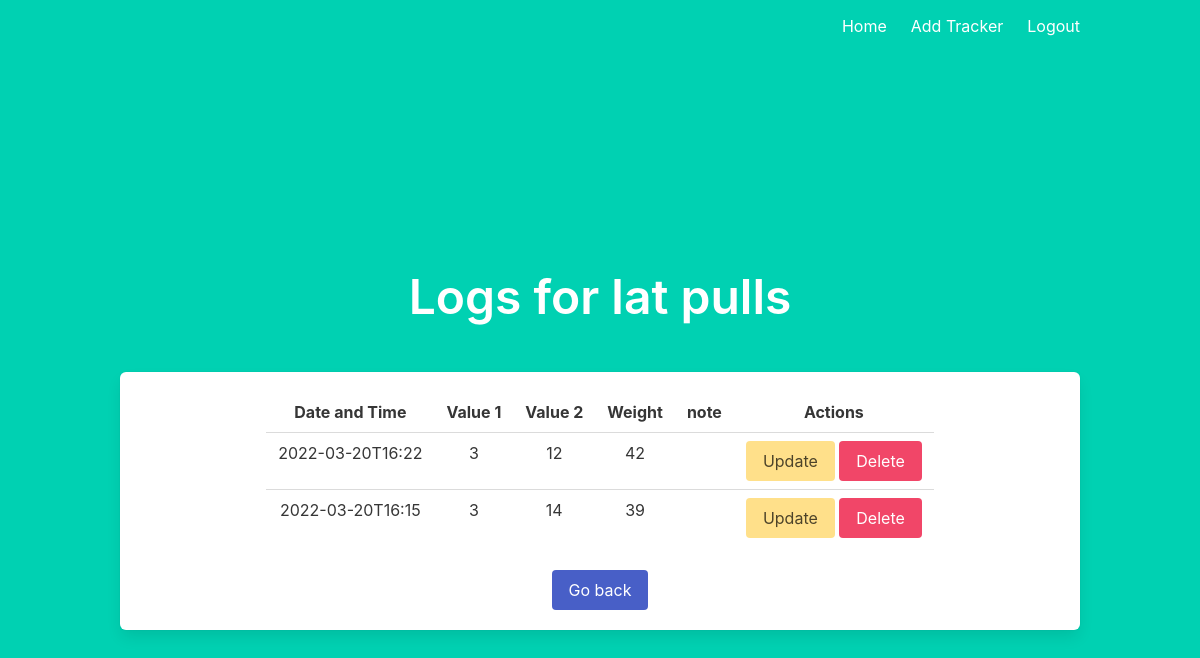
The app's page /view_log/10 (signed in) with its own data.
### main.py (models this page shows)
class tracker(db.Model):
    __tablename__ = 'tracker'
    id = db.Column(db.Integer, primary_key=True,
                   autoincrement=True, nullable=False)
    name = db.Column(db.String, nullable=False)
    option = db.Column(db.String, nullable=False)
    group = db.Column(db.String, nullable=False)
    description = db.Column(db.String)
    u_id = db.Column(db.String, db.ForeignKey(user.id), nullable=False)

class log(db.Model):
    __tablename__ = 'log'
    id = db.Column(db.Integer, primary_key=True,
                   autoincrement=True, nullable=False)
    t_id = db.Column(db.Integer, db.ForeignKey(tracker.id), nullable=False)
    timestamp = db.Column(db.String, nullable=False)
    value_1 = db.Column(db.Integer, nullable=False)
    value_2 = db.Column(db.Integer)
    weight = db.Column(db.Integer)
    note = db.Column(db.String)

### main.py (the view)
@app.route("/view_log/<int:tid>")
def view_log(tid):
    if 'user' not in session:
        return redirect(url_for('index'))
    if request.method == "GET":
        tname = tracker.query.filter_by(id=tid).first().name
        logs = db.session.execute(
            "select * from log where t_id = {tid} order by id desc".format(tid=tid))
        return render_template("view_log.html", logs=logs, tname=tname)

### templates/view_log.html
{% extends "layout.html" %} {% block body %}
<div class="section">
    <h1 class="title is-1">Logs for {{tname}}</h1>
  </div>
<div class="box">
    <table class="table" , style="margin-left: auto; margin-right: auto">
        <thread>
            <tr>
              <th>Date and Time</th>
              <th>Value 1</th>
              <th>Value 2</th>
              <th>Weight</th>
              <th>note</th>
              <th>Actions</th>
            </tr>
          </thread>
          {% for log in logs %}
          <tr>
              <td>{{log.timestamp}}</td>
              <td>{{log.value_1}}</td>
              <td>{{log.value_2}}</td>
              <td>{{log.weight}}</td>
              <td>{{log.note}}</td>
              <td><a class="button is-warning" href="/update_log/{{log.id}}"
                >Update</a
              >
              <a class="button is-danger" href="/delete_log/{{log.id}}"
                >Delete</a
              ></td>
          </tr>
          {% endfor %}
    </table><a href="/" class="button is-link">Go back</a>
</div>
{% endblock %}

### records on screen
tracker: name "lat pulls"
log: timestamp "2022-03-20T16:22", value_1 "3", value_2 "12", weight "42"
log: timestamp "2022-03-20T16:15", value_1 "3", value_2 "14", weight "39"
